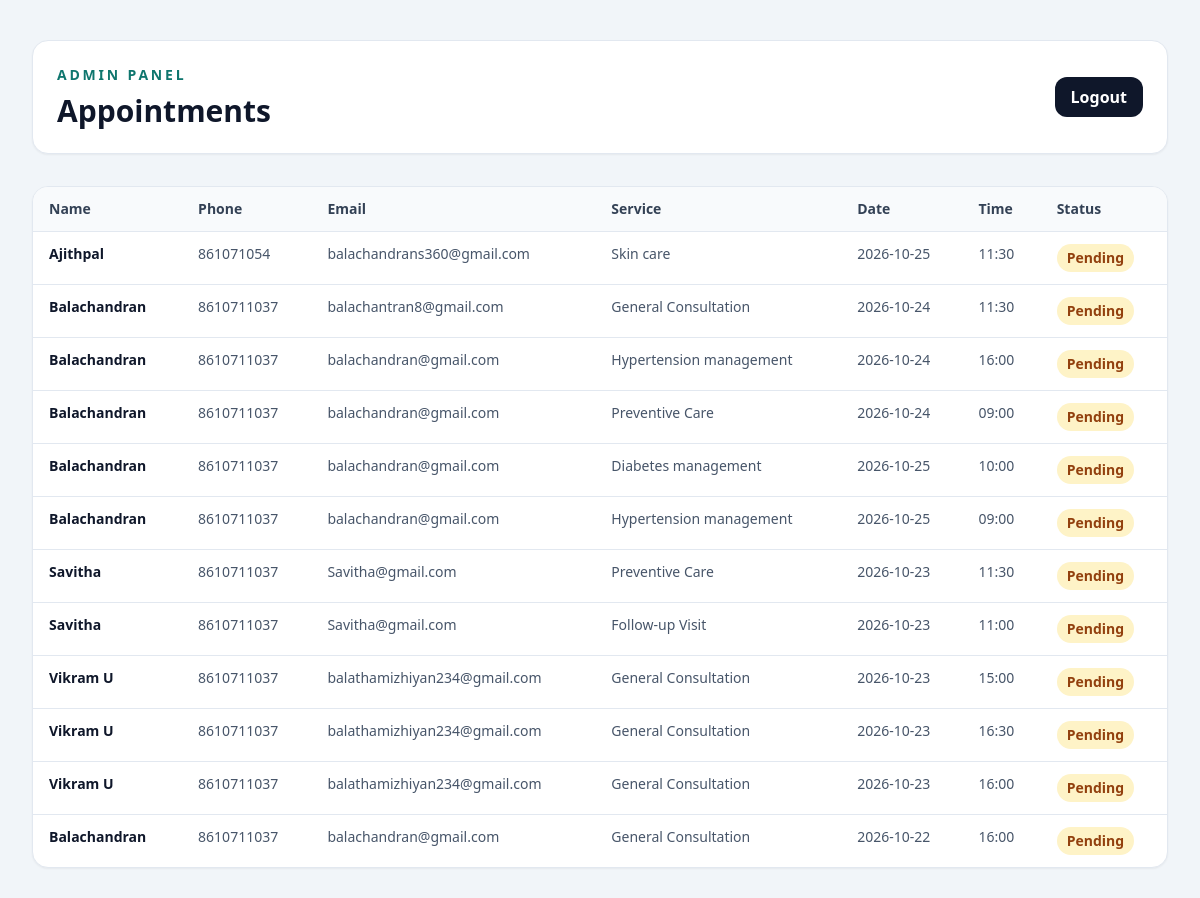
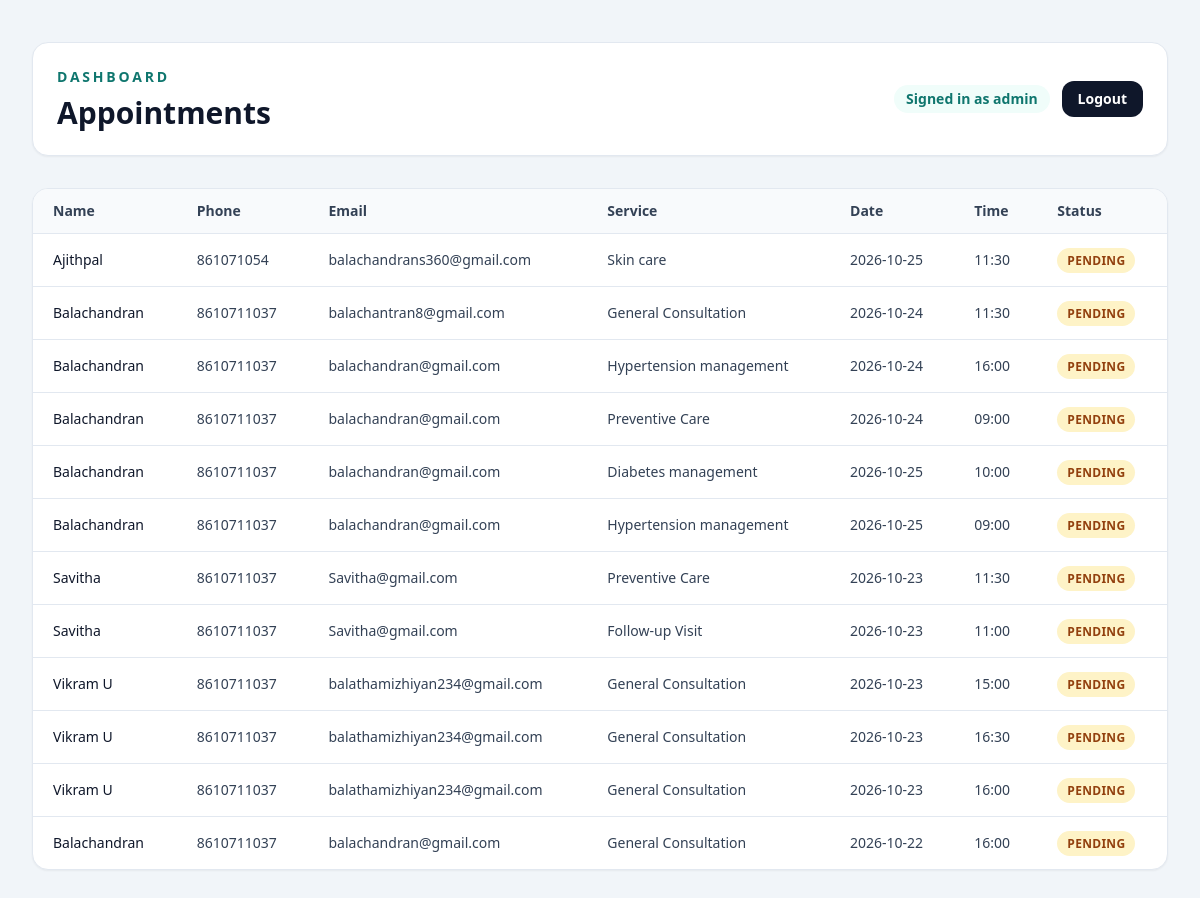
Before: /admin (signed in) with the older database file (2 pictures, top to bottom).
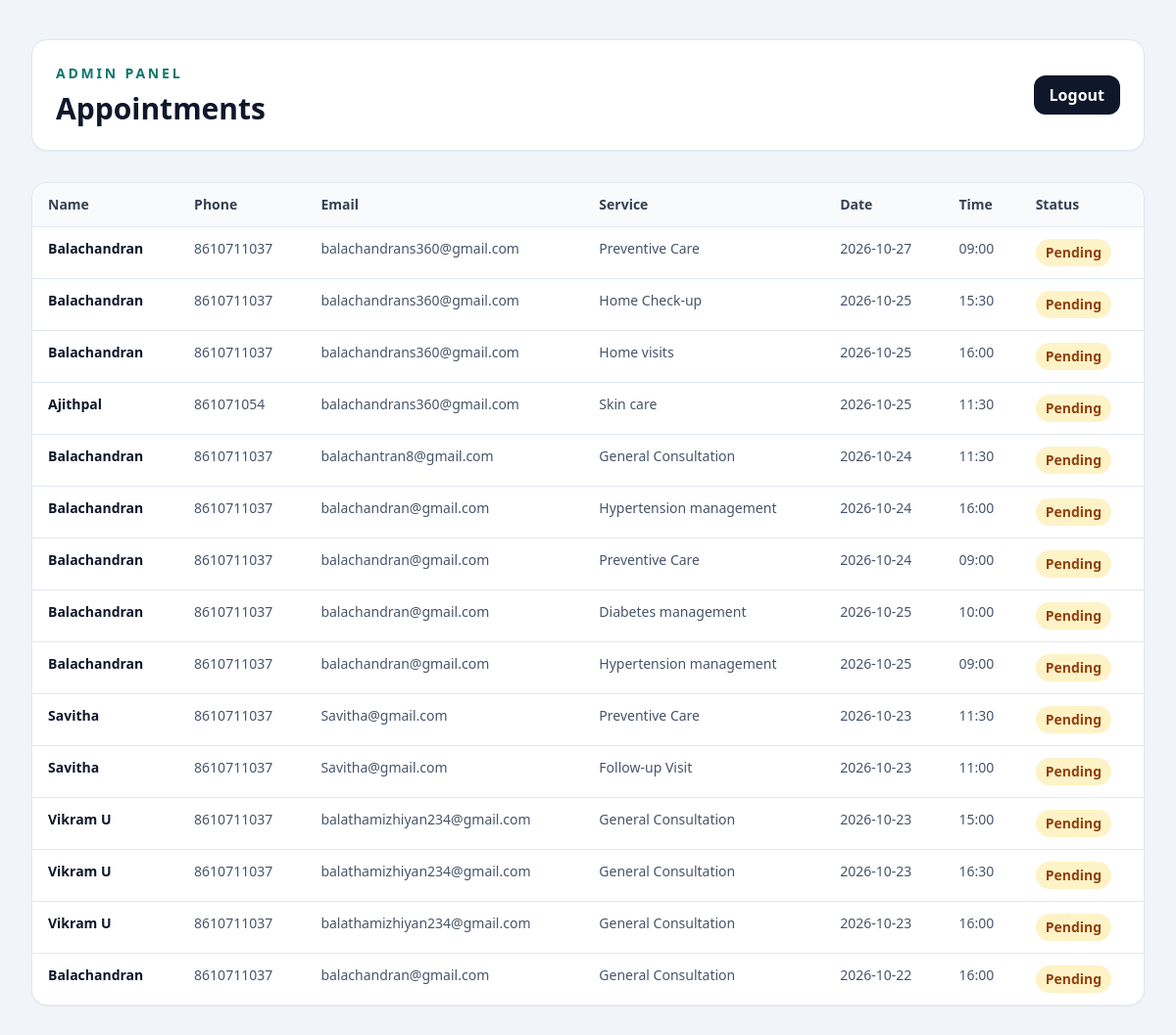
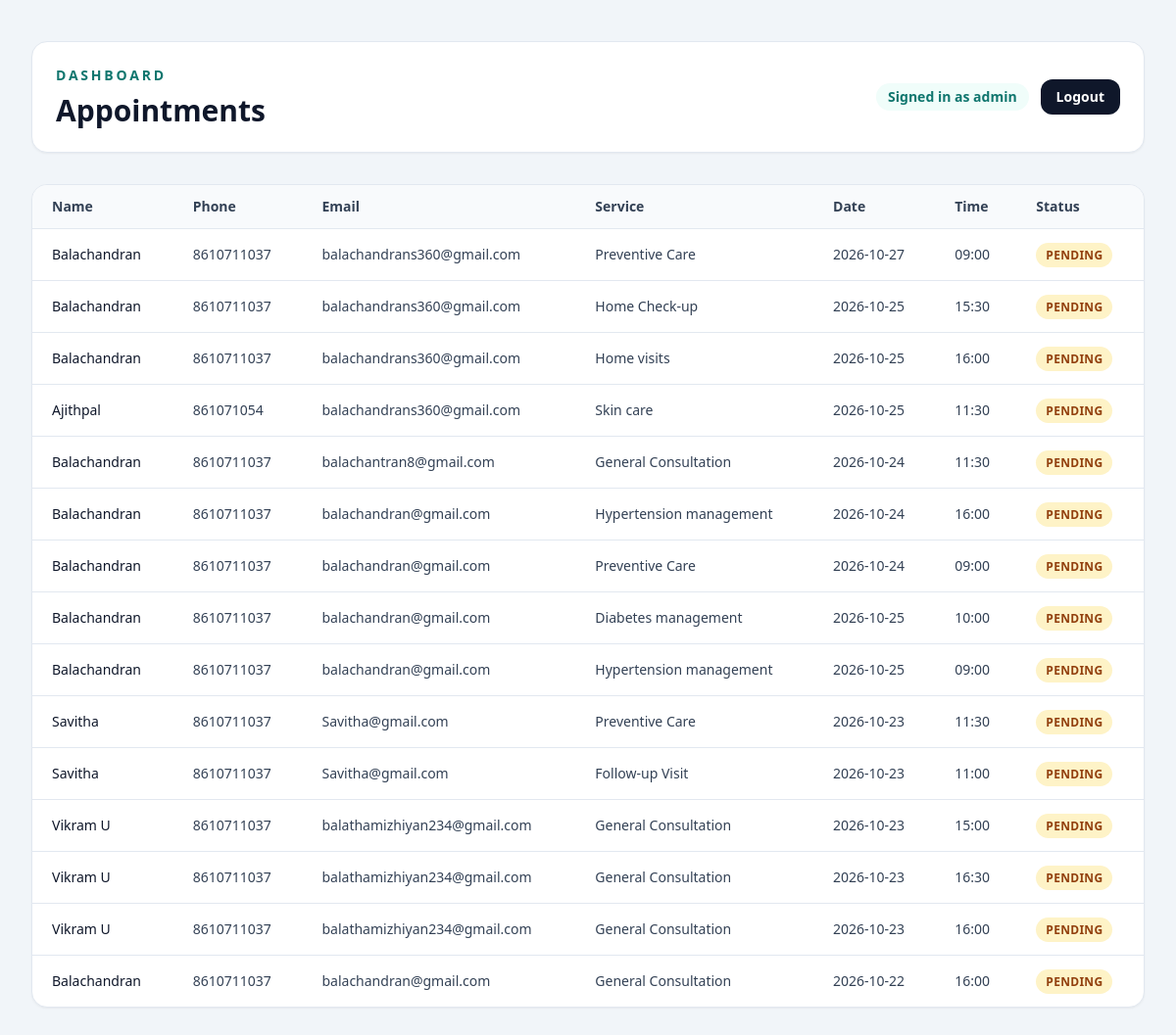
After: the same page with the newer database file (2 pictures, top to bottom).
### tables this page shows
CREATE TABLE appointments (
                id INTEGER PRIMARY KEY AUTOINCREMENT,
                patient_name TEXT NOT NULL,
                phone TEXT NOT NULL,
                email TEXT,
                service TEXT NOT NULL,
                appointment_date TEXT NOT NULL,
                appointment_time TEXT NOT NULL,
                message TEXT,
                status TEXT NOT NULL DEFAULT 'Pending',
                created_at TEXT NOT NULL DEFAULT CURRENT_TIMESTAMP,
                UNIQUE(appointment_date, appointment_time)
            );

### app.py (the view)
@app.get("/admin")
@admin_login_required
def admin_dashboard():
    with get_db() as conn:
        appointments = conn.execute(
            "SELECT * FROM appointments ORDER BY created_at DESC"
        ).fetchall()
    return render_template("admin_dashboard.html", appointments=appointments)

### app.py (called while the page is built)
@app.after_request
def add_security_headers(response):
    response.headers.setdefault("X-Content-Type-Options", "nosniff")
    response.headers.setdefault("X-Frame-Options", "SAMEORIGIN")
    response.headers.setdefault("Referrer-Policy", "strict-origin-when-cross-origin")
    if APP_ENV == "production":
        response.headers.setdefault("Strict-Transport-Security", "max-age=31536000")
    return response

@contextmanager
def get_db():
    conn = sqlite3.connect(DB_PATH)
    conn.row_factory = sqlite3.Row
    try:
        with conn:
            yield conn
    finally:
        conn.close()

def admin_login_required(view):
    @wraps(view)
    def wrapped_view(*args, **kwargs):
        if not session.get("admin_logged_in"):
            return redirect(url_for("admin_login"))
        return view(*args, **kwargs)
    return wrapped_view

### templates/admin_dashboard.html (shortened to what this page needs)
<!doctype html>
<html lang="en">
<head>
  <script src="https://cdn.tailwindcss.com"></script>
</head>
<body class="bg-slate-100 text-slate-800 antialiased">
  <div class="mx-auto max-w-7xl px-4 py-10 sm:px-6 lg:px-8">
    <div class="mb-8 flex flex-col gap-4 rounded-2xl border border-slate-200 bg-white p-6 shadow-sm sm:flex-row sm:items-center sm:justify-between">
      <div>
        <p class="text-sm font-bold uppercase tracking-[.2em] text-teal-700">Admin Panel</p>
        <h1 class="mt-2 text-3xl font-extrabold text-slate-900">Appointments</h1>
      </div>
      <form method="post" action="{{ url_for('admin_logout') }}"><input type="hidden" name="csrf_token" value="{{ csrf_token() }}"><button type="submit" class="rounded-xl bg-slate-900 px-4 py-2 font-semibold text-white transition hover:bg-slate-800">Logout</button></form>
    </div>
    <div class="overflow-hidden rounded-2xl border border-slate-200 bg-white shadow-sm">
      <div class="overflow-x-auto">
        <table class="min-w-full divide-y divide-slate-200 text-left">
          <thead class="bg-slate-50">
            <tr>
              <th class="px-4 py-3 text-sm font-semibold text-slate-700">Name</th>
              <th class="px-4 py-3 text-sm font-semibold text-slate-700">Phone</th>
              <th class="px-4 py-3 text-sm font-semibold text-slate-700">Email</th>
              <th class="px-4 py-3 text-sm font-semibold text-slate-700">Service</th>
              <th class="px-4 py-3 text-sm font-semibold text-slate-700">Date</th>
              <th class="px-4 py-3 text-sm font-semibold text-slate-700">Time</th>
              <th class="px-4 py-3 text-sm font-semibold text-slate-700">Status</th>
            </tr>
          </thead>
          <tbody class="divide-y divide-slate-200">
            {% if appointments %}
              {% for appointment in appointments %}
                <tr class="align-top">
                  <td class="px-4 py-3 text-sm font-semibold text-slate-900">{{ appointment.patient_name }}</td>
                  <td class="px-4 py-3 text-sm text-slate-600">{{ appointment.phone }}</td>
                  <td class="px-4 py-3 text-sm text-slate-600">{{ appointment.email or '—' }}</td>
                  <td class="px-4 py-3 text-sm text-slate-600">{{ appointment.service }}</td>
                  <td class="px-4 py-3 text-sm text-slate-600">{{ appointment.appointment_date }}</td>
                  <td class="px-4 py-3 text-sm text-slate-600">{{ appointment.appointment_time }}</td>
                  <td class="px-4 py-3 text-sm">
                    <span class="inline-flex rounded-full bg-amber-100 px-2.5 py-1 font-semibold text-amber-800">{{ appointment.status }}</span>
                  </td>
                </tr>
              {% endfor %}
            {% else %}
              <tr>
                <td colspan="7" class="px-4 py-10 text-center text-slate-500">No appointments yet.</td>
              </tr>
            {% endif %}
          </tbody>
        </table>
      </div>
    </div>
  </div>
</body>
</html>
<!doctype html>
<html lang="en">
<head>
  <script src="https://cdn.tailwindcss.com"></script>
</head>
<body class="bg-slate-100 text-slate-800 antialiased">
  <div class="mx-auto max-w-7xl px-4 py-8 sm:px-6 lg:px-8">
    <div class="mb-8 flex flex-col gap-4 rounded-2xl border border-slate-200 bg-white p-6 shadow-sm sm:flex-row sm:items-center sm:justify-between">
      <div>
        <p class="text-sm font-bold uppercase tracking-[.2em] text-teal-700">Dashboard</p>
        <h1 class="mt-2 text-3xl font-extrabold text-slate-900">Appointments</h1>
      </div>
      <div class="flex items-center gap-3">
        <span class="rounded-full bg-teal-50 px-3 py-1 text-sm font-semibold text-teal-700">Signed in as {{ session.get('admin_username', 'admin') }}</span>
        <form method="post" action="{{ url_for('admin_logout') }}"><input type="hidden" name="csrf_token" value="{{ csrf_token() }}"><button type="submit" class="rounded-xl bg-slate-900 px-4 py-2 text-sm font-bold text-white transition hover:bg-slate-700">Logout</button></form>
      </div>
    </div>
    <div class="overflow-hidden rounded-2xl border border-slate-200 bg-white shadow-sm">
      <div class="overflow-x-auto">
        <table class="min-w-full text-left text-sm">
          <thead class="bg-slate-50 text-slate-700">
            <tr>
              <th class="px-5 py-3 font-bold">Name</th>
              <th class="px-5 py-3 font-bold">Phone</th>
              <th class="px-5 py-3 font-bold">Email</th>
              <th class="px-5 py-3 font-bold">Service</th>
              <th class="px-5 py-3 font-bold">Date</th>
              <th class="px-5 py-3 font-bold">Time</th>
              <th class="px-5 py-3 font-bold">Status</th>
            </tr>
          </thead>
          <tbody>
            {% if appointments %}
              {% for appointment in appointments %}
                <tr class="border-t border-slate-200">
                  <td class="px-5 py-4 font-medium text-slate-900">{{ appointment['patient_name'] }}</td>
                  <td class="px-5 py-4 text-slate-700">{{ appointment['phone'] }}</td>
                  <td class="px-5 py-4 text-slate-700">{{ appointment['email'] or '—' }}</td>
                  <td class="px-5 py-4 text-slate-700">{{ appointment['service'] }}</td>
                  <td class="px-5 py-4 text-slate-700">{{ appointment['appointment_date'] }}</td>
                  <td class="px-5 py-4 text-slate-700">{{ appointment['appointment_time'] }}</td>
                  <td class="px-5 py-4">
                    <span class="rounded-full bg-amber-100 px-2.5 py-1 text-xs font-bold uppercase tracking-wide text-amber-800">{{ appointment['status'] }}</span>
                  </td>
                </tr>
              {% endfor %}
            {% else %}
              <tr>
                <td colspan="7" class="px-5 py-10 text-center text-slate-500">No appointment requests yet.</td>
              </tr>
            {% endif %}
          </tbody>
        </table>
      </div>
    </div>
  </div>
</body>
</html>

Changed rows visible on the page:
added appointments: patient_name "Balachandran", phone "8610711037", email "balachandrans360@gmail.com", service "Preventive Care", appointment_date "2026-10-27", appointment_time "09:00", status "Pending", status "PENDING"
added appointments: patient_name "Balachandran", phone "8610711037", email "balachandrans360@gmail.com", service "Home Check-up", appointment_date "2026-10-25", appointment_time "15:30", status "Pending", status "PENDING"
added appointments: patient_name "Balachandran", phone "8610711037", email "balachandrans360@gmail.com", service "Home visits", appointment_date "2026-10-25", appointment_time "16:00", status "Pending", status "PENDING"
